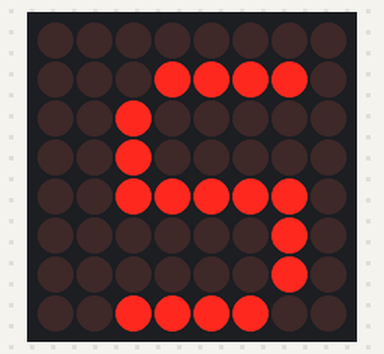
This sketch was run on a simulated Arduino Uno, built with avr-gcc and run on an emulated ATmega328P. Parts: 8×8 LED matrix. Wiring (inferred from the names in the program): MAX7219 LED driver (orientation assumed): data pin 5; clock pin 3; CS pin 4.

Above: at 0.6 s.
At 1.6 s:
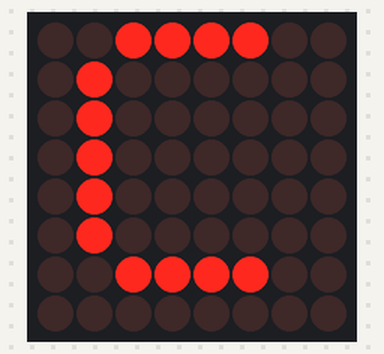
At 2.1 s:
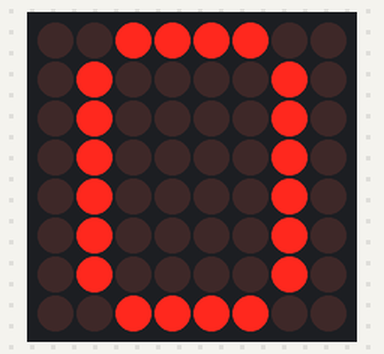
At 3.6 s:
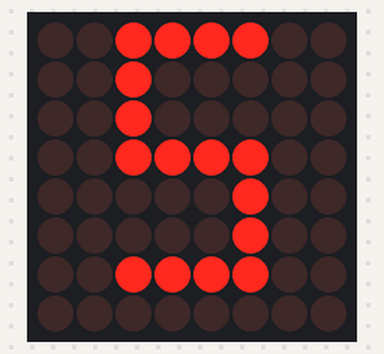
At 5.1 s:
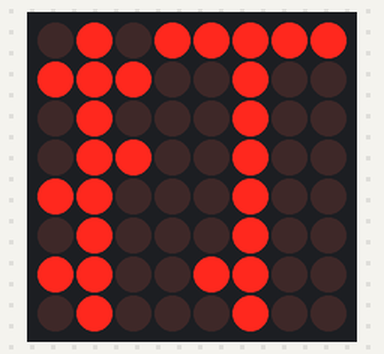
At 7.1 s:
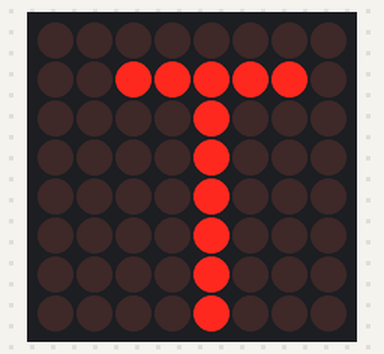

Measured:
- by itself, everything shown: repeats every 6.0 s, in 12 steps
- what the display in image 0 shows lasts 0.5 s, from 0.5 s to 1.0 s

The sketch:

8x8Tested.ino
```cpp
int clk =3;
int cs=4;
int din=5;

unsigned char disp1[12][8]=
{               //编码
{0x0,0x1E,0x20,0x20,0x3E,0x2,0x2,0x3C},//S
{0x0,0x3E,0x8,0x8,0x8,0x8,0x8,0x8},//T
{0x3C,0x40,0x40,0x40,0x40,0x40,0x3C,0x0},//C
{0x3C,0x42,0x42,0x42,0x42,0x42,0x42,0x3C},//O
{0x7C,0x42,0x42,0x42,0x42,0x42,0x7C,0x0},//D
{0x7C,0x40,0x40,0x7C,0x40,0x40,0x40,0x7C},//E
{0x3C,0x20,0x20,0x3C,0x4,0x4,0x3C,0x0},//5
{0x7E,0x2,0x2,0x7E,0x40,0x40,0x40,0x7E},//2
{0x3C,0x42,0x42,0x42,0x42,0x42,0x42,0x3C},//0
{0x5F,0xE4,0x44,0x64,0xC4,0x44,0xCC,0x44},//打
{0xFE,0x10,0x10,0x10,0x10,0x10,0x11,0xFF},//工
{0x10,0x10,0x10,0x10,0x10,0x28,0x44,0x83}//人
};

void setup()
{                       //设置引脚模式
  pinMode(cs,OUTPUT);
  pinMode(clk,OUTPUT);
  pinMode(din,OUTPUT);
  Init_MAX7219();
}

void loop(){
  char i,j;
  for(j=0;j<12;j++)     //for循环嵌套实现字符显示
  {
   for(i=1;i<9;i++)
    Write_Max7219(i,disp1[j][i-1]);
   delay(500);
  } 
}

void Write_Max7219_byte(char DATA)         
{
   char i;    
   digitalWrite(cs,0);                
            for(i=8;i>=1;i--)
          {                  
           digitalWrite(clk,0);
            if((DATA&0x80)>0){digitalWrite(din,1);}
            else{digitalWrite(din,0);}
            //提取最高位给DIN端口
            DATA=DATA<<1;//左移一位
            digitalWrite(clk,1);
           }                                 
}
void Write_Max7219(char address,char dat)
{ 
         digitalWrite(cs,0);
         Write_Max7219_byte(address);           //写入地址，即数码管编号
     Write_Max7219_byte(dat);               //写入数据，即数码管显示数字 
         digitalWrite(cs,1);                        
}
void Init_MAX7219(void)
{
Write_Max7219(0x09, 0x00);//译码方式：BCD码
Write_Max7219(0x0a, 0x01);//亮度 
Write_Max7219(0x0b, 0x07); //扫描界限；8个数码管显示
Write_Max7219(0x0c, 0x01);  //掉电模式：0，普通模式：1
Write_Max7219(0x0f, 0x00);
delay(500); //显示测试：1；测试结束，正常显示：0
}
```
